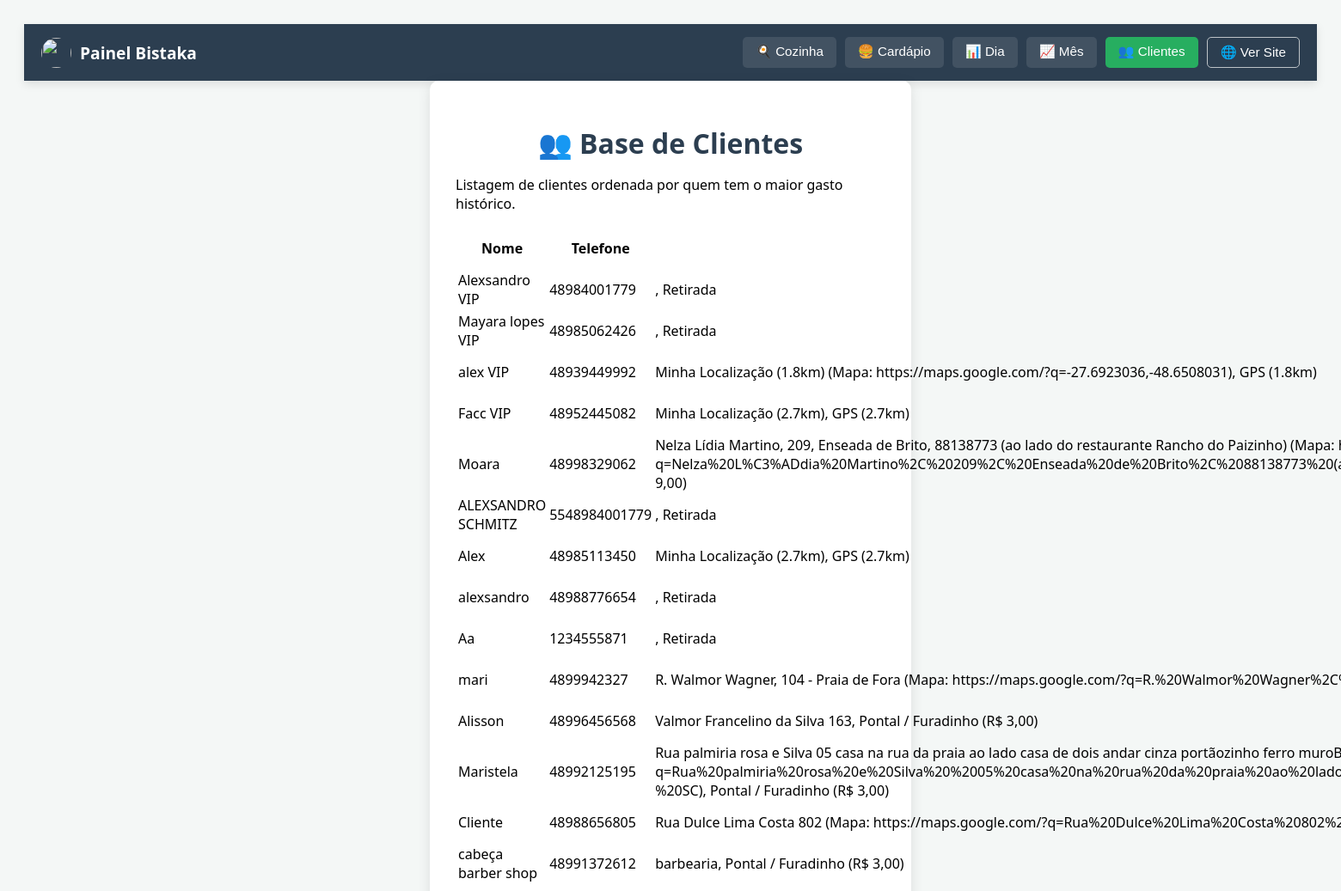
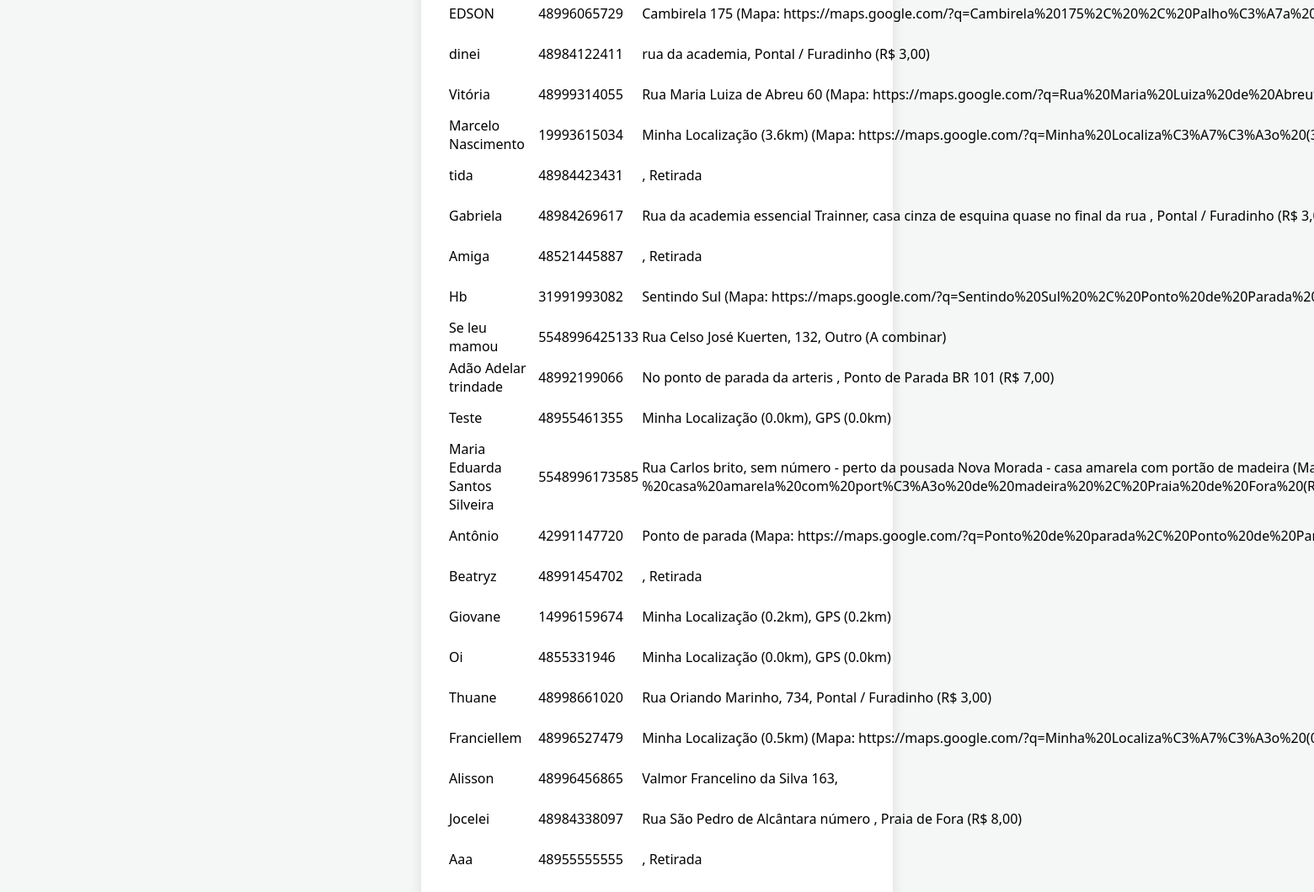
Page /admin/clientes (signed in) on the committed database (2 pictures, top to bottom).
### tables this page shows
CREATE TABLE clientes (
                telefone TEXT PRIMARY KEY,
                nome TEXT,
                endereco TEXT,
                bairro TEXT,
                primeiro_pedido DATETIME,
                ultimo_pedido DATETIME,
                total_gasto REAL DEFAULT 0
            );

### app.py (the view)
@app.route('/admin/clientes')
def lista_clientes():
    if not session.get('logged_in'): return redirect(url_for('login'))
    conn = get_db_connection()
    cursor = conn.execute('SELECT * FROM clientes ORDER BY total_gasto DESC')
    clientes = cursor.fetchall()
    conn.close()
    return render_template('clientes.html', clientes=clientes)

### app.py (called while the page is built)
def get_db_connection():
    conn = sqlite3.connect(DB_FILE)
    conn.row_factory = sqlite3.Row # Permite acessar colunas pelo nome
    return conn

### templates/clientes.html (shortened to what this page needs)
<!DOCTYPE html>
<html lang="pt-br">
<head>
</head>
<body>
    <nav class="admin-navbar">
        <div class="brand">
            <img src="/static/uploads/logo.png" style="height: 35px; width: 35px; border-radius: 50%; object-fit: cover;">
            Painel Bistaka
        </div>
        <div class="nav-links">
             <a href="/admin/dashboard">🍳 Cozinha</a>
            <a href="/admin">🍔 Cardápio</a>
            <a href="/admin/relatorio">📊 Dia</a>
            <a href="/admin/relatorio_mensal">📈 Mês</a>
            <a href="/admin/clientes" style="background: #27ae60;">👥 Clientes</a>
            <a href="/" target="_blank" style="background: transparent; border: 1px solid #bdc3c7;">🌐 Ver Site</a>
        </div>
    </nav>
    <div class="container">
        <h1>👥 Base de Clientes</h1>
        <p>Listagem de clientes ordenada por quem tem o maior gasto histórico.</p>
        <table>
            <thead>
                <tr>
                    <th>Nome</th>
                    <th>Telefone</th>
                    <th>Endereço</th>
                </tr>
            </thead>
            <tbody>
                {% for c in clientes %}
                <tr>
                    <td>
                        {{ c.nome }}
                        {% if c.total_gasto > 200 %} <span class="badge-ouro">VIP</span> {% endif %}
                    </td>
                    <td>{{ c.telefone }}</td>
                    <td>{{ c.endereco }}, {{ c.bairro }}</td>
                </tr>
                {% endfor %}
            </tbody>
        </table>
    </div>
</body>
</html>

### templates/clientes.html (style rules this page uses)
.admin-navbar { background: #2c3e50; color: white; padding: 15px 20px; display: flex; justify-content: space-between; align-items: center; box-shadow: 0 4px 10px rgba(0,0,0,0.1); flex-wrap: wrap; gap: 10px; }
.admin-navbar .brand { font-weight: bold; font-size: 1.2rem; display: flex; align-items: center; gap: 10px; }
.admin-navbar .nav-links { display: flex; gap: 10px; flex-wrap: wrap; }
.admin-navbar a { color: white; text-decoration: none; padding: 8px 15px; border-radius: 5px; background: rgba(255,255,255,0.1); transition: background 0.2s; font-size: 0.95rem; font-family: sans-serif; }
body { font-family: 'Segoe UI', sans-serif; background: #f4f7f6; padding: 20px; }
.container { max-width: 500px; margin: auto; background: white; padding: 30px; border-radius: 10px; box-shadow: 0 4px 15px rgba(0,0,0,0.1); }
h1 { text-align: center; color: #2c3e50; margin-bottom: 5px; }

### rows in the picture
clientes: nome "Alexsandro", total_gasto "VIP", telefone "48984001779", bairro "Retirada"
clientes: nome "Mayara lopes", total_gasto "VIP", telefone "48985062426", bairro "Retirada"
clientes: nome "alex", total_gasto "VIP", telefone "48939449992", endereco "Minha Localização (1.8km) (Mapa: https://maps.google.com/?q=-27.6923036,-48.6508031)", bairro "GPS (1.8km)"
clientes: nome "Facc", total_gasto "VIP", telefone "48952445082", endereco "Minha Localização (2.7km)", bairro "GPS (2.7km)"
clientes: nome "Moara", telefone "48998329062", endereco "Nelza Lídia Martino, 209, Enseada de Brito, 88138773 (ao lado do restaurante Rancho do Paizinho) (Mapa:…"
clientes: nome "ALEXSANDRO SCHMITZ", telefone "5548984001779", bairro "Retirada"
clientes: nome "Alex", telefone "48985113450", endereco "Minha Localização (2.7km)", bairro "GPS (2.7km)"
clientes: nome "alexsandro", telefone "48988776654", bairro "Retirada"
clientes: nome "Aa", telefone "1234555871", bairro "Retirada"
clientes: nome "mari", telefone "4899942327", endereco "R. Walmor Wagner, 104 - Praia de Fora (Mapa:…"
clientes: nome "Alisson", telefone "48996456568", endereco "Valmor Francelino da Silva 163", bairro "Pontal / Furadinho (R$ 3,00)"
clientes: nome "Maristela", telefone "48992125195", endereco "Rua palmiria rosa e Silva 05 casa na rua da praia ao lado casa de dois andar cinza portãozinho ferro…", bairro "Pontal / Furadinho (R$ 3,00)"
clientes: nome "Cliente", telefone "48988656805", endereco "Rua Dulce Lima Costa 802 (Mapa:…"
clientes: nome "cabeça barber shop", telefone "48991372612", endereco "barbearia", bairro "Pontal / Furadinho (R$ 3,00)"
clientes: nome "EDSON", telefone "48996065729", endereco "Cambirela 175 (Mapa:…"
clientes: nome "dinei", telefone "48984122411", endereco "rua da academia", bairro "Pontal / Furadinho (R$ 3,00)"
clientes: nome "Vitória", telefone "48999314055", endereco "Rua Maria Luiza de Abreu 60 (Mapa:…"
clientes: nome "Marcelo Nascimento", telefone "19993615034", endereco "Minha Localização (3.6km) (Mapa:…"
clientes: nome "tida", telefone "48984423431", bairro "Retirada"
clientes: nome "Gabriela", telefone "48984269617", endereco "Rua da academia essencial Trainner, casa cinza de esquina quase no final da rua", bairro "Pontal / Furadinho (R$…"
clientes: nome "Amiga", telefone "48521445887", bairro "Retirada"
clientes: nome "Hb", telefone "31991993082", endereco "Sentindo Sul (Mapa:…"
clientes: nome "Se leu mamou", telefone "5548996425133", endereco "Rua Celso José Kuerten, 132", bairro "Outro (A combinar)"
clientes: nome "Adão Adelar trindade", telefone "48992199066", endereco "No ponto de parada da arteris", bairro "Ponto de Parada BR 101 (R$ 7,00)"
clientes: nome "Teste", telefone "48955461355", endereco "Minha Localização (0.0km)", bairro "GPS (0.0km)"
clientes: nome "Maria Eduarda Santos Silveira", telefone "5548996173585", endereco "Rua Carlos brito, sem número - perto da pousada Nova Morada - casa amarela com portão de madeira…"
clientes: nome "Antônio", telefone "42991147720", endereco "Ponto de parada (Mapa:…"
clientes: nome "Beatryz", telefone "48991454702", bairro "Retirada"
clientes: nome "Giovane", telefone "14996159674", endereco "Minha Localização (0.2km)", bairro "GPS (0.2km)"
clientes: nome "Oi", telefone "4855331946", endereco "Minha Localização (0.0km)", bairro "GPS (0.0km)"
clientes: nome "Thuane", telefone "48998661020", endereco "Rua Oriando Marinho, 734", bairro "Pontal / Furadinho (R$ 3,00)"
clientes: nome "Franciellem", telefone "48996527479", endereco "Minha Localização (0.5km) (Mapa:…"
clientes: nome "Alisson", telefone "48996456865", endereco "Valmor Francelino da Silva 163"
clientes: nome "Jocelei", telefone "48984338097", endereco "Rua São Pedro de Alcântara número", bairro "Praia de Fora (R$ 8,00)"
clientes: nome "Aaa", telefone "48955555555", bairro "Retirada"
